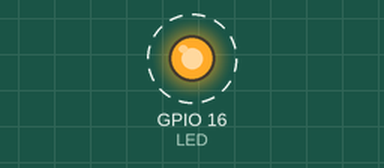
Simulated run of this program. Board: ESP32. On the bench: output pins drawn as LEDs (lit = HIGH). Dashed ring = blinking. What the program prints to the serial monitor is not drawn.

Above: at 0.5 s.
Timing chart, 0 to 4.6 s (numbered marks = the images above):
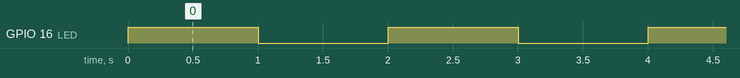

Measured:
- by itself, GPIO 16 (LED): alternates HIGH for 1.0 s and LOW for 1.0 s

The program:

main.cpp
```cpp
#include <Arduino.h>

void funcioLED( void * parameter );
void anotherTask( void * parameter )
{
/* loop forever */
for(;;)
{
Serial.println("this is another Task");
delay(1000);
}
/* delete a task when finish,
this will never happen because this is infinity loop */
vTaskDelete( NULL );
}


void setup()
{
    Serial.begin(112500);
    /* we create a new task here */
    xTaskCreate(
        funcioLED, /* Task function. */
        "Funcion LED", /* name of task. */
        10000, /* Stack size of task */
        NULL, /* parameter of the task */
        1, /* priority of the task */
        NULL); /* Task handle to keep track of created task */

    xTaskCreate(
        anotherTask, /* Task function. */
        "another Task", /* name of task. */
        10000, /* Stack size of task */
        NULL, /* parameter of the task */
        1, /* priority of the task */
        NULL);
}


/* the forever loop() function is invoked by Arduino ESP32 loopTask */
void loop()
    {
        Serial.println("this is ESP32 Task");
        delay(1000);
    }
/* this function will be invoked when additionalTask was created */

void funcioLED( void * parameter )
    {

    #define LED 16
  // put your setup code here, to run once:

    pinMode(LED,OUTPUT);


        for(;;)
        {

        // put your main code here, to run repeatedly:
        digitalWrite(LED,HIGH);
        Serial.println("PUT ON");
        delay(1000);
        Serial.println("PUT OFF");
        digitalWrite(LED,LOW);
        delay(1000);

        }

    vTaskDelete( NULL );
    }
```
